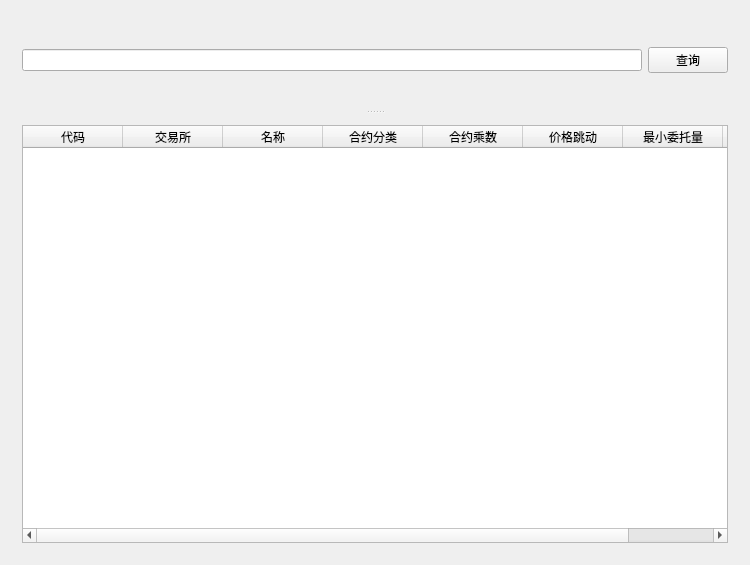
<?xml version="1.0" encoding="UTF-8"?>
<ui version="4.0">
 <class>ContractQueryManager</class>
 <widget class="QWidget" name="ContractQueryManager">
  <property name="geometry">
   <rect>
    <x>0</x>
    <y>0</y>
    <width>750</width>
    <height>565</height>
   </rect>
  </property>
  <property name="windowTitle">
   <string>ContractQueryManager</string>
  </property>
  <layout class="QGridLayout" name="gridLayout_2">
   <item row="0" column="0">
    <widget class="QSplitter" name="splitter">
     <property name="orientation">
      <enum>Qt::Vertical</enum>
     </property>
     <widget class="QWidget" name="horizontalLayoutWidget">
      <layout class="QHBoxLayout" name="horizontalLayout">
       <item>
        <widget class="QLineEdit" name="lineEdit"/>
       </item>
       <item>
        <widget class="QPushButton" name="pushButton">
         <property name="text">
          <string>查询</string>
         </property>
        </widget>
       </item>
      </layout>
     </widget>
     <widget class="QWidget" name="widget" native="true">
      <layout class="QGridLayout" name="gridLayout">
       <item row="0" column="0">
        <widget class="QTableWidget" name="tableWidget">
         <column>
          <property name="text">
           <string>代码</string>
          </property>
         </column>
         <column>
          <property name="text">
           <string>交易所</string>
          </property>
         </column>
         <column>
          <property name="text">
           <string>名称</string>
          </property>
         </column>
         <column>
          <property name="text">
           <string>合约分类</string>
          </property>
         </column>
         <column>
          <property name="text">
           <string>合约乘数</string>
          </property>
         </column>
         <column>
          <property name="text">
           <string>价格跳动</string>
          </property>
         </column>
         <column>
          <property name="text">
           <string>最小委托量</string>
          </property>
         </column>
         <column>
          <property name="text">
           <string>交易接口</string>
          </property>
         </column>
        </widget>
       </item>
      </layout>
     </widget>
    </widget>
   </item>
  </layout>
 </widget>
 <layoutdefault spacing="6" margin="11"/>
 <resources/>
 <connections>
  <connection>
   <sender>pushButton</sender>
   <signal>clicked()</signal>
   <receiver>ContractQueryManager</receiver>
   <slot>Query_clicked()</slot>
   <hints>
    <hint type="sourcelabel">
     <x>696</x>
     <y>33</y>
    </hint>
    <hint type="destinationlabel">
     <x>608</x>
     <y>-15</y>
    </hint>
   </hints>
  </connection>
  <connection>
   <sender>lineEdit</sender>
   <signal>returnPressed()</signal>
   <receiver>ContractQueryManager</receiver>
   <slot>Query_clicked()</slot>
   <hints>
    <hint type="sourcelabel">
     <x>360</x>
     <y>29</y>
    </hint>
    <hint type="destinationlabel">
     <x>391</x>
     <y>-14</y>
    </hint>
   </hints>
  </connection>
 </connections>
 <slots>
  <slot>Query_clicked()</slot>
 </slots>
</ui>
